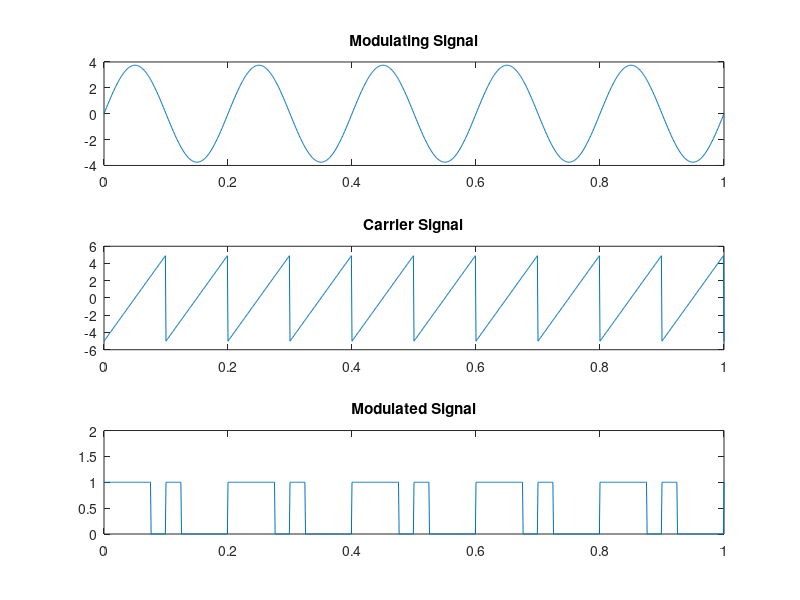

Reproduce this figure in MATLAB.
% Pulse Width Modulation

clear all;
close all;
clc;

% Carrier & Modulating Frequency
Fm = 5;
Fc = 10;

t = 0:0.001:1;

% Modulating Singal
Am = 3.75;
x = Am .* sin(2 * pi * Fm * t);

% Carrier Sawtooth Signal
Ac = 5;
c = Ac .* sawtooth (2 * pi * Fc * t);

% Creating Pulse Width Modulation

%Length of Carrier Sawtooth is stored to 'n'
n = length(c);

%Comparing Modulating and Carrier Sawtooth Amplitudes
for i = 1:n

    if (x(i) >= c(i))
        PWM_Mod(i) = 1;
    else
        PWM_Mod(i) = 0;
    end

end

% Plot the Signals
subplot(3, 1, 1);
plot(t, x);
title('Modulating Signal');

subplot(3, 1, 2);
plot(t, c);
title('Carrier Signal');

subplot(3, 1, 3);
plot(t, PWM_Mod);
title('Modulated Signal');
axis ([0 1 0 2]);
